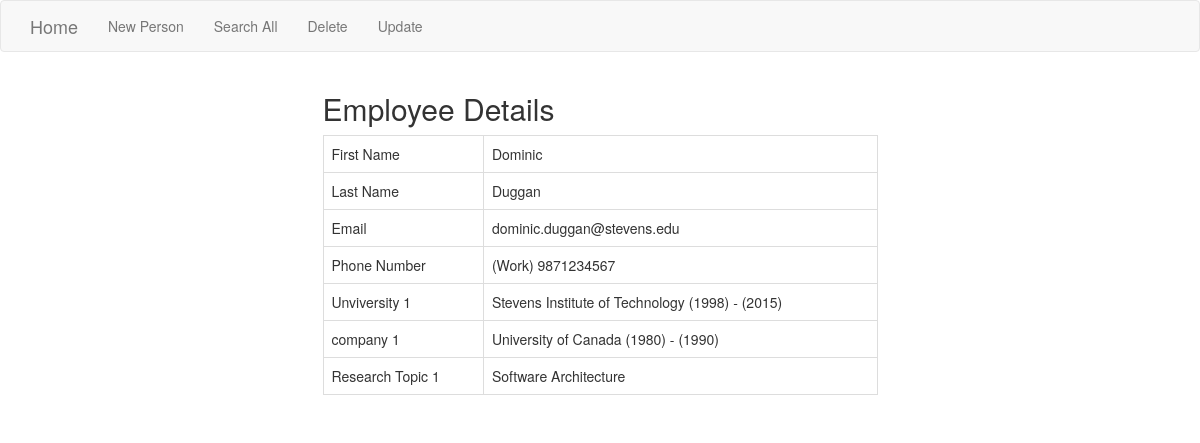
The app's page /view.php?id=17 with its own data.
### tables this page shows
CREATE TABLE `person` (
  `person_id` int(11) NOT NULL AUTO_INCREMENT,
  `first_name` varchar(45) NOT NULL,
  `last_name` varchar(45) NOT NULL,
  `email` varchar(45) NOT NULL,
  PRIMARY KEY (`person_id`)
);

CREATE TABLE `phone` (
  `fk_person_id` int(11) NOT NULL,
  `type` varchar(45) NOT NULL,
  `number` varchar(45) NOT NULL,
  KEY `fk_number_person_idx` (`fk_person_id`),
  CONSTRAINT `fk_number_person` FOREIGN KEY (`fk_person_id`) REFERENCES `person` (`person_id`) ON DELETE CASCADE ON UPDATE CASCADE
);

CREATE TABLE `university` (
  `fk_person_id` int(11) NOT NULL,
  `name` varchar(45) NOT NULL,
  `start` varchar(45) NOT NULL,
  `end` varchar(45) NOT NULL,
  KEY `fk_university_person_idx` (`fk_person_id`),
  CONSTRAINT `fk_university_person` FOREIGN KEY (`fk_person_id`) REFERENCES `person` (`person_id`) ON DELETE CASCADE ON UPDATE CASCADE
);

CREATE TABLE `employment` (
  `fk_person_id` int(11) NOT NULL,
  `name` varchar(45) NOT NULL,
  `start` varchar(45) NOT NULL,
  `end` varchar(45) NOT NULL,
  KEY `fk_employment_person_idx` (`fk_person_id`),
  CONSTRAINT `fk_employment_person` FOREIGN KEY (`fk_person_id`) REFERENCES `person` (`person_id`) ON DELETE CASCADE ON UPDATE CASCADE
);

CREATE TABLE `topic` (
  `fk_person_id` int(11) NOT NULL,
  `name` varchar(45) NOT NULL,
  KEY `fk_topic_person_idx` (`fk_person_id`),
  CONSTRAINT `fk_topic_person` FOREIGN KEY (`fk_person_id`) REFERENCES `person` (`person_id`) ON DELETE CASCADE ON UPDATE CASCADE
);

### view.php (the view, shortened to what this page needs)
<?php include('header.php'); ?>
<div class="container">
<?php
  require "config.php";
  $person_id = $_GET["id"];
      $sql = "select person_id, first_name, last_name, email from person
      WHERE person_id='" .$person_id. "';";
      $temp = 'SET sql_mode = \'\'';
      $conn->query($temp);
      $result = $conn->query($sql);
      $row = $result->fetch_assoc();
      $first_name = $row["first_name"];
      $last_name = $row["last_name"];
      $email = $row["email"];
?>
<div class="row">
  <div class="col-md-6 col-md-offset-3">
    <h2>Employee Details</h2>
    <form role="form" method="post" action="update_confirmation.php">
      <table class="table table-bordered">
        <tbody>
          <tr>
            <td>First Name</td>
            <td>
              <?php echo $first_name; ?>
            </td>
          </tr>
          <tr>
            <td>Last Name</td>
            <td>
              <?php echo $last_name; ?>
            </td>
          </tr>
          <tr>
            <td>Email</td>
            <td>
              <?php echo $email; ?>
            </td>
          </tr>
          <?php
          $sql = "select type, number from phone
          WHERE fk_person_id='" .$person_id. "';";
          $temp = 'SET sql_mode = \'\'';
          $conn->query($temp);
          $result = $conn->query($sql);
          while($row = $result->fetch_assoc()) {
            $number = $row["number"];
            $type = $row["type"];
            echo "<tr>
              <td>Phone Number</td>
              <td>
                (".$type.") ".$number."
              </td>
            </tr>";
          }
          ?>
          <?php
          $sql = "select name, start, end from university
          WHERE fk_person_id='" .$person_id. "';";
          $temp = 'SET sql_mode = \'\'';
          $conn->query($temp);
          $result = $conn->query($sql);
          $counter = 1;
          while($row = $result->fetch_assoc()) {
            $name = $row["name"];
            $start = $row["start"];
            $end = $row["end"];
            echo "<tr>
              <td>Unviversity ".$counter."</td>
              <td>
                ".$name."
                (".$start.") -
                (".$end.")
              </td>
            </tr>";
            $counter++;
          }
          ?>
          <?php
          $sql = "select name, start, end from employment
          WHERE fk_person_id='" .$person_id. "';";
          $temp = 'SET sql_mode = \'\'';
          $conn->query($temp);
          $result = $conn->query($sql);
          $counter = 1;
          while($row = $result->fetch_assoc()) {
            $name = $row["name"];
            $start = $row["start"];
            $end = $row["end"];
            echo "<tr>
              <td>company ".$counter."</td>
              <td>
              ".$name."
              (".$start.") -
              (".$end.")
              </td>
            </tr>";
            $counter++;
          }
          ?>
          <?php
          $sql = "select name from topic
          WHERE fk_person_id='" .$person_id. "';";
          $temp = 'SET sql_mode = \'\'';
          $conn->query($temp);
          $result = $conn->query($sql);
          $counter = 1;
          while($row = $result->fetch_assoc()) {
            $name = $row["name"];
            echo "<tr>
              <td>Research Topic ".$counter."</td>
              <td>
                ".$name."
              </td>
            </tr>";
            $counter++;
          }
          ?>
        </tbody>
      </table>
      </form>
    </div>
</div>
</div>

### records on screen
person: first_name "Dominic", last_name "Duggan", email "dominic.duggan@stevens.edu"
phone: type "Work", number "9871234567"
university: name "Stevens Institute of Technology", start "1998", end "2015"
employment: name "University of Canada", start "1980", end "1990"
topic: name "Software Architecture"
